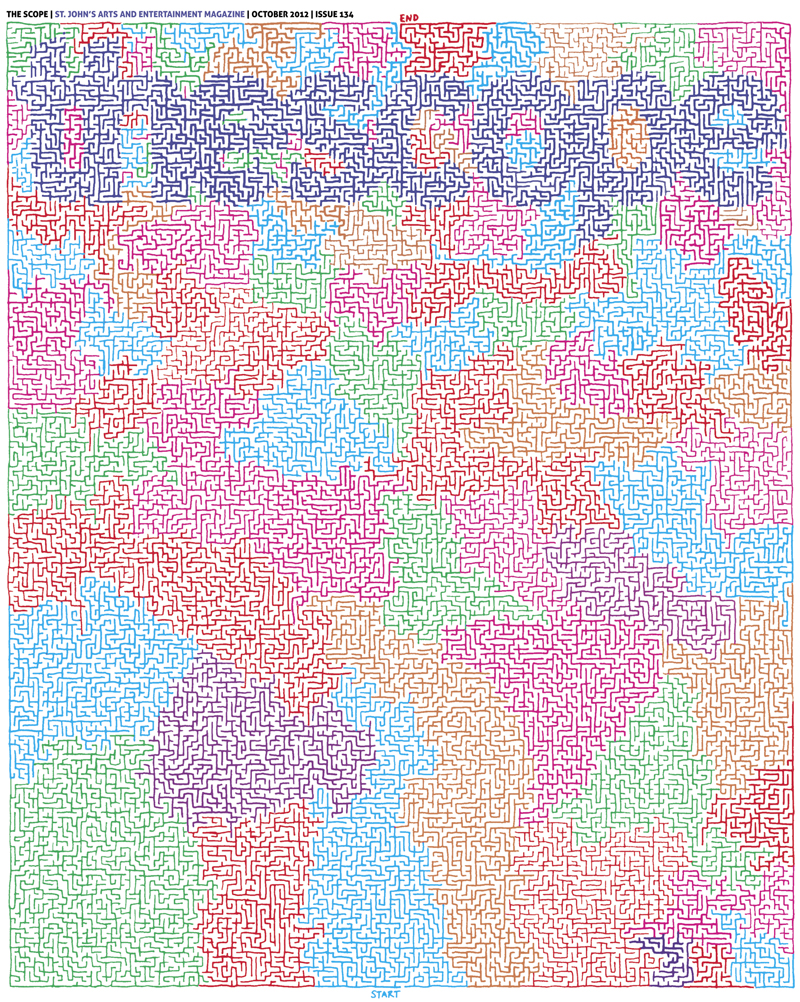
#> input picture job3/maze.jpg, 800 x 1002 px
$ python dfs.py
#> lines starting #> are read from the running program, lines starting #| are printed output that depends on the picture
from PIL import Image
from IPython import display as disp
from io import BytesIO

def show(img):
	b = BytesIO()
	img.save(b, format='png')
	disp.display(disp.Image(data=b.getvalue(), format='png', embed=True))

maze = Image.open('maze.jpg')
#> maze is the input picture: PIL image 800x1002 RGB; mean R, G, B 219, 207.2, 215.9
#show(maze)
img = maze.convert('L').point(lambda x: 0 if x < 200 else 1, '1')
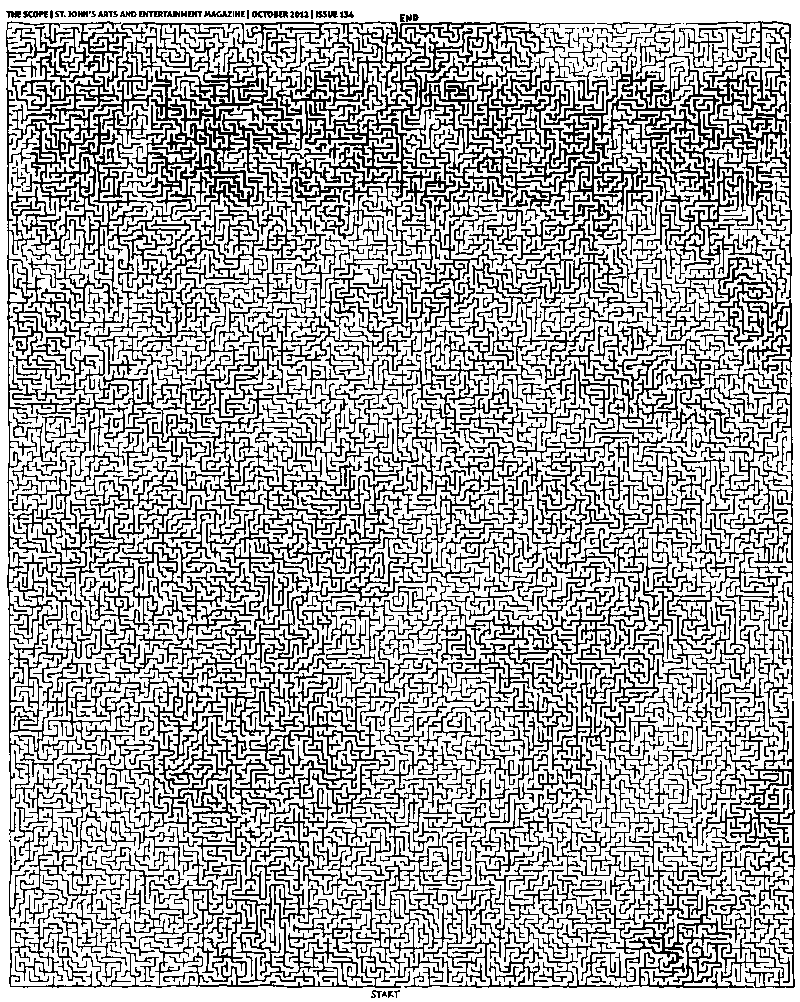
#> img: PIL image 800x1002 1; 67.1% white; black in thin lines or dots
#show(img)
#mark the edge points
start = (402, 984)
end = (398, 24)
top, right, bottom, left = 22, 793, 986, 7

def forbidden(point):
	x, y = point
	#img.getpixel(point) == 0 means it is a black point
	return x < left or y < top or x > right or y > bottom or img.getpixel(point) == 0

prev = {
	start: None
}
next = [start]
while next:
	source = next.pop()
	if(forbidden(source)):
		continue
	if(source == end):
		break
	for ox, oy in ((0, 1), (1, 0), (0, -1), (-1, 0)):
		x, y = source
		target = (x + ox, y + oy)
		# if the trial point has't be visited, push into the visit quene
		# note that one source point could match serveral target point
		if(target not in prev):
			prev[target] = source
			next.append(target)
#> this loop made 359290 passes
#> (x in forbidden, y in forbidden) on passes 2 to 4: (401, 984), (400, 984), (399, 984)
#> after the loop, next = 13562 pairs, first value 221 to 788, second value 25 to 987; prev = 372852 items

path = []
#> path = []
p = end
#generate the path in reverse
while p in prev:
	path.append(p)
	p = prev[p]
#> this loop made 14507 passes
#> p on passes 1 to 3: (397, 24), (397, 25), (397, 26)
#> after the loop, path = 14507 pairs, first value 220 to 787, second value 24 to 986

path = list(reversed(path))
print(len(path))
#| 14507

out = maze.copy()

for p in path:
    out.putpixel(p, (0, 0, 0))
#> this loop made 14507 passes
#> p on passes 1 to 3: (402, 984), (401, 984), (401, 985)
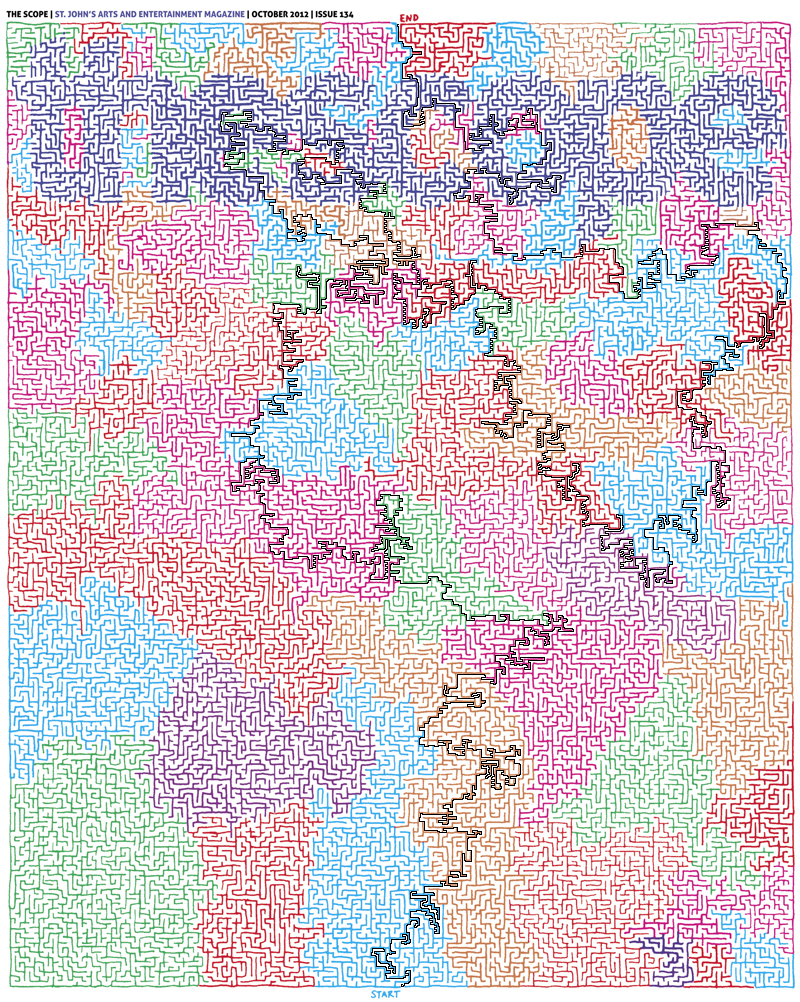
#> out: PIL image 800x1002 RGB; mean R, G, B 214.5, 202.8, 211.5

#> (the run stopped early here; a loop or call above may not have finished)
